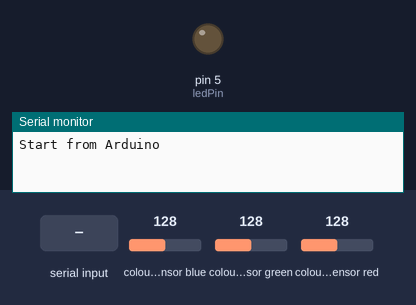
This sketch was run on a simulated Arduino Uno, built with avr-gcc and run on an emulated ATmega328P. On the bench: output pins drawn as LEDs (lit = HIGH), the last lines printed to the serial monitor. Wiring (inferred from the names in the program): TCS3200 colour sensor: output pin 4; S2 pin 10; S3 pin 11; S0 pin 8; S1 pin 9. The test bench sets the inputs (shaded band); at power-on: colour sensor blue 128, colour sensor green 128, colour sensor red 128. Pins used as bus, display or sensor lines are not drawn.

Above: at 1.2 s.
1.3 s: "H" received over Serial
At 2.0 s:
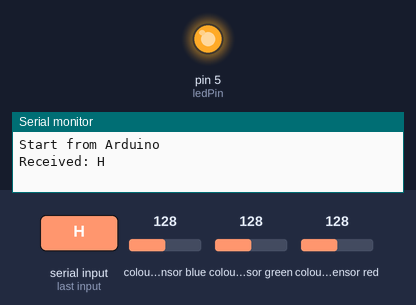
6.0 s: "L" received over Serial
At 6.8 s:
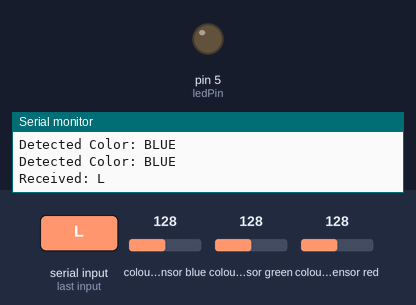
Timing chart, 0 to 9.0 s (numbered marks = the images above; inputs shaded):
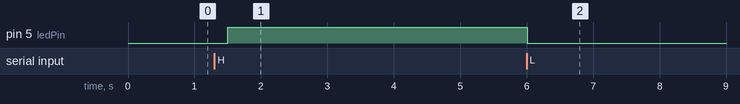

The sketch:

arduino.ino
```cpp
// TCS3200 핀 설정
int S0 = 8;
int S1 = 9;
int S2 = 10;
int S3 = 11;
int sensorOut = 4;

// 내장 LED 핀 번호
int ledPin = 5;

// 색상 측정값 저장 변수
int redFrequency = 0;
int blueFrequency = 0;

// 평균값 계산을 위한 배열과 변수
const int numReadings = 10;
int redReadings[numReadings]; // red 주파수 값 저장 배열
int blueReadings[numReadings]; // blue 주파수 값 저장 배열
int readIndex = 0; // 현재 읽기 인덱스
int totalRed = 0; // red 주파수 값 총합
int totalBlue = 0; // blue 주파수 값 총합

void setup() {
  pinMode(ledPin, OUTPUT); // LED 핀을 출력으로 설정
  Serial.begin(9600); // 시리얼 통신 시작
  Serial.println("Start from Arduino"); // 메시지 송신

  // TCS3200 핀을 출력으로 설정
  pinMode(S0, OUTPUT);
  pinMode(S1, OUTPUT);
  pinMode(S2, OUTPUT);
  pinMode(S3, OUTPUT);
  pinMode(sensorOut, INPUT);

  // 주파수 스케일링 설정 (S0 HIGH, S1 LOW -> 20%)
  digitalWrite(S0, HIGH);
  digitalWrite(S1, LOW);

  // 배열 초기화
  for (int thisReading = 0; thisReading < numReadings; thisReading++) {
    redReadings[thisReading] = 0;
    blueReadings[thisReading] = 0;
  }
}

void loop() {
  // 색상 감지 및 출력
  readColor();
  delay(200); // 0.2초 지연 (2초 동안 10번 읽기)
}

void readColor() {
  // 아두이노의 시리얼 버퍼에 수신된 데이터가 있는지 확인
  if (Serial.available() > 0) {
    char data = Serial.read(); // 데이터를 읽음
    Serial.print("Received: ");
    Serial.println(data);

    // 수신된 데이터에 따라 LED 제어
    if (data == 'H') {
      digitalWrite(ledPin, HIGH); // LED 켜기
    } else if (data == 'L') {
      digitalWrite(ledPin, LOW); // LED 끄기
    }
  }

  // 이전 값을 총합에서 빼기
  totalRed = totalRed - redReadings[readIndex];
  totalBlue = totalBlue - blueReadings[readIndex];

  // 새 값을 배열에 저장
  digitalWrite(S2, LOW);
  digitalWrite(S3, LOW);
  redReadings[readIndex] = pulseIn(sensorOut, LOW);

  digitalWrite(S2, LOW);
  digitalWrite(S3, HIGH);
  blueReadings[readIndex] = pulseIn(sensorOut, LOW);

  // 새 값을 총합에 더하기
  totalRed = totalRed + redReadings[readIndex];
  totalBlue = totalBlue + blueReadings[readIndex];

  // 인덱스 증가
  readIndex = readIndex + 1;

  // 인덱스가 배열 크기를 초과하면 0으로 설정
  if (readIndex >= numReadings) {
    readIndex = 0;

    // 평균값 계산 및 출력
    int averageRed = totalRed / numReadings;
    int averageBlue = totalBlue / numReadings;

    if (averageRed < averageBlue) {
      Serial.println("Detected Color: RED");
    } else {
      Serial.println("Detected Color: BLUE");
    }
  }
  delay(100);
}
```

Measured:
- after the input at 1.3 s, pin 5 (ledPin): LOW → HIGH after 0.20 s
- after the input at 6.0 s, pin 5 (ledPin): HIGH → LOW at once
